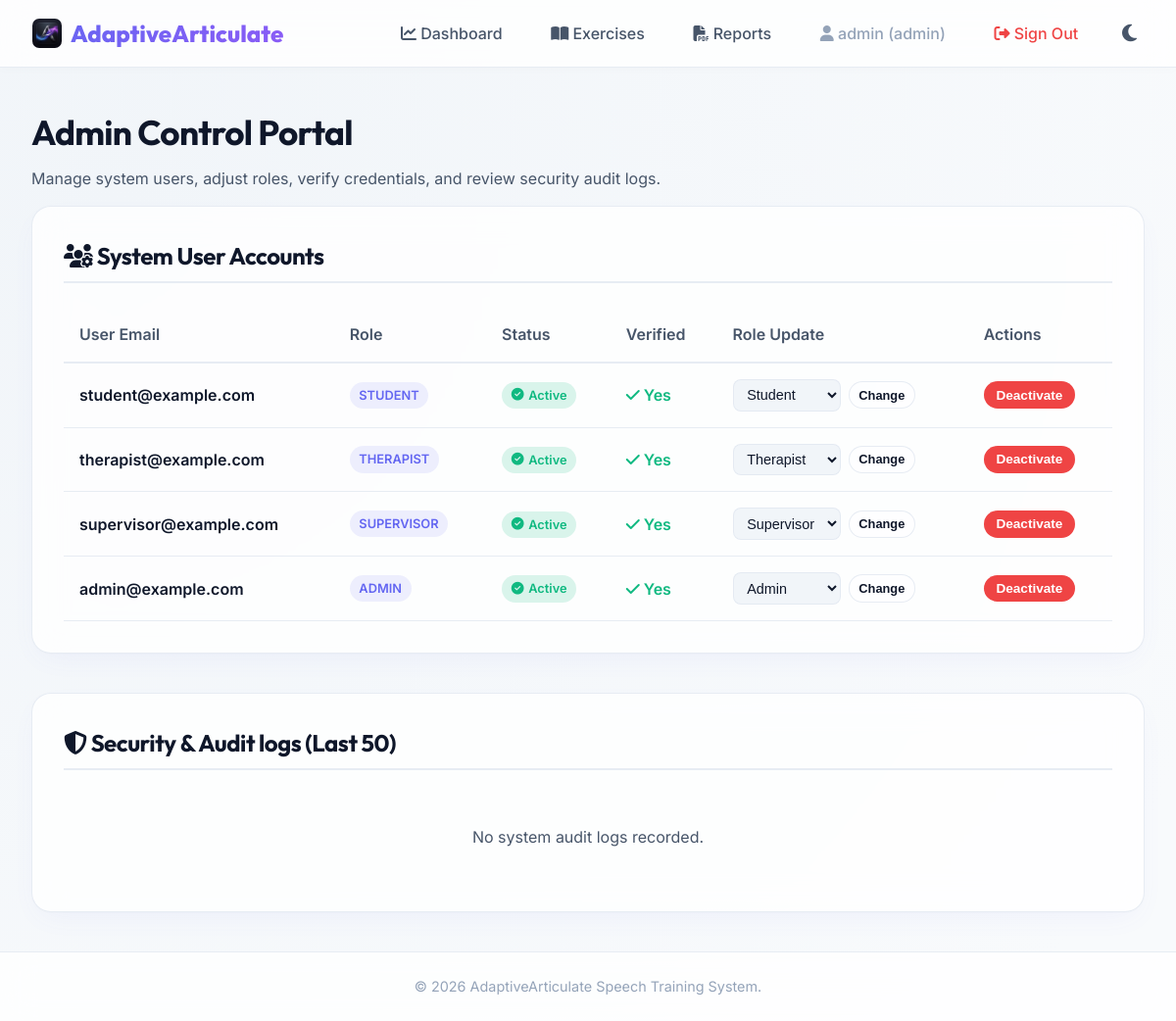
The app's page /users/dashboard (signed in) with its own data.
### app/models/user.py (models this page shows, shortened)
class User(UserMixin, db.Model):  # type: ignore[name-defined]
    __tablename__ = "users"
    id = db.Column(db.Integer, primary_key=True)
    email = db.Column(db.String(120), unique=True, nullable=False, index=True)
    password_hash = db.Column(db.String(255), nullable=False)
    role = db.Column(
        db.String(20), nullable=False, default="student"
    )  # student, therapist, supervisor, admin
    is_verified = db.Column(db.Boolean, default=False, nullable=False)
    is_active = db.Column(db.Boolean, default=True, nullable=False)
    created_at = db.Column(db.DateTime, default=datetime.utcnow, nullable=False)
    last_login = db.Column(db.DateTime, nullable=True)
    api_token = db.Column(db.String(64), unique=True, nullable=True, index=True)

### app/users/routes.py (the view)
@users_bp.route("/dashboard")
@login_required
def dashboard_gate() -> Any:
    if not current_user.is_verified:
        return redirect(url_for("auth.unverified"))
    role = current_user.role
    if role == "student":
        return _student_dashboard()
    elif role == "therapist":
        return _therapist_dashboard()
    elif role == "supervisor":
        return _supervisor_dashboard()
    elif role == "admin":
        return _admin_dashboard()
    return "Unknown Role Dashboard"

### app/services/user_service.py (called while the page is built)
    def get_user_by_id(self, user_id: int) -> Optional[User]:
        return db.session.get(User, user_id)

### app/users/routes.py (called while the page is built)
def _admin_dashboard() -> Any:
    all_users = User.query.order_by(User.created_at.desc()).all()
    audit_logs = AuditLog.query.order_by(AuditLog.created_at.desc()).limit(50).all()
    return render_template("dashboards/admin.html", users=all_users, audit_logs=audit_logs)

### app/templates/dashboards/admin.html (shortened to what this page needs)
{% extends "base.html" %}
{% block content %}
<div class="mb-4">
    <h1 style="font-size: 2.2rem; margin-bottom: 0.5rem;">Admin Control Portal</h1>
    <p style="color: var(--text-secondary);">Manage system users, adjust roles, verify credentials, and review security audit logs.</p>
</div>
<div class="admin-layout">
    <div class="card">
        <h3 class="card-title"><i class="fa-solid fa-users-gear"></i> System User Accounts</h3>
        {% if users %}
            <div class="table-container">
                <table class="premium-table">
                    <thead>
                        <tr>
                            <th>User Email</th>
                            <th>Role</th>
                            <th>Status</th>
                            <th>Verified</th>
                            <th>Role Update</th>
                            <th>Actions</th>
                        </tr>
                    </thead>
                    <tbody>
                        {% for u in users %}
                            <tr>
                                <td style="font-weight: 600;">{{ u.email }}</td>
                                <td>
                                    <span class="status-badge" style="background: rgba(99, 102, 241, 0.1); color: var(--primary);">{{ u.role | upper }}</span>
                                </td>
                                <td>
                                    {% if u.is_active %}
                                        <span class="status-badge status-active"><i class="fa-solid fa-circle-check"></i> Active</span>
                                    {% else %}
                                        <span class="status-badge status-inactive"><i class="fa-solid fa-circle-xmark"></i> Inactive</span>
                                    {% endif %}
                                </td>
                                <td>
                                    {% if u.is_verified %}
                                        <span style="color: var(--success); font-weight: 600;"><i class="fa-solid fa-check"></i> Yes</span>
                                    {% else %}
                                        <span style="color: var(--danger); font-weight: 600;"><i class="fa-solid fa-xmark"></i> No</span>
                                    {% endif %}
                                </td>
                                <td>
                                    <form action="{{ url_for('admin.change_role', user_id=u.id) }}" method="POST" class="role-form">
                                        <select name="role" class="inline-select">
                                            <option value="student" {% if u.role == 'student' %}selected{% endif %}>Student</option>
                                            <option value="therapist" {% if u.role == 'therapist' %}selected{% endif %}>Therapist</option>
                                            <option value="supervisor" {% if u.role == 'supervisor' %}selected{% endif %}>Supervisor</option>
                                            <option value="admin" {% if u.role == 'admin' %}selected{% endif %}>Admin</option>
                                        </select>
                                        <button type="submit" class="btn btn-secondary" style="padding: 0.35rem 0.6rem; font-size: 0.8rem;">
                                            Change
                                        </button>
                                    </form>
                                </td>
                                <td>
                                    <div class="action-btn-group">
                                        <form action="{{ url_for('admin.toggle_status', user_id=u.id) }}" method="POST" style="display:inline;">
                                            {% if u.is_active %}
                                                <button type="submit" class="btn btn-danger" style="padding: 0.4rem 0.8rem; font-size: 0.85rem;">
                                                    Deactivate
                                                </button>
                                            {% else %}
                                                <button type="submit" class="btn btn-secondary" style="padding: 0.4rem 0.8rem; font-size: 0.85rem; border-color: var(--success); color: var(--success);">
                                                    Activate
                                                </button>
                                            {% endif %}
                                        </form>
                                    </div>
                                </td>
                            </tr>
                        {% endfor %}
                    </tbody>
                </table>
            </div>
        {% else %}
            <p style="color: var(--text-secondary); text-align: center; padding: 2rem 0;">No system user accounts found.</p>
        {% endif %}
    </div>
    <div class="card">
        <h3 class="card-title"><i class="fa-solid fa-shield-halved"></i> Security & Audit logs (Last 50)</h3>
        {% if audit_logs %}
            <div class="table-container">
                <table class="premium-table" style="font-size: 0.9rem;">
                    <thead>
                        <tr>
                            <th>Timestamp</th>
                            <th>User ID</th>
                            <th>Action Performed</th>
                            <th>IP Address</th>
                        </tr>
                    </thead>
                    <tbody>
                        {% for log in audit_logs %}
                            <tr>
                                <td>{{ log.created_at.strftime('%Y-%m-%d %H:%M:%S') }}</td>
                                <td>{{ log.user_id or 'System' }}</td>
                                <td style="font-family: monospace;">{{ log.action }}</td>
                                <td>{{ log.ip_address or 'N/A' }}</td>
                            </tr>
                        {% endfor %}
                    </tbody>
                </table>
            </div>
        {% else %}
            <p style="color: var(--text-secondary); text-align: center; padding: 2rem 0;">No system audit logs recorded.</p>
        {% endif %}
    </div>
</div>
{% endblock %}

### app/templates/base.html (shortened to what this page needs)
<!DOCTYPE html>
<html lang="en">
<head>
    <link rel="stylesheet" href="{{ url_for('static', filename='css/style.css') }}">
    <link rel="stylesheet" href="https://cdn.jsdelivr.net/npm/@fortawesome/fontawesome-free@6.5.2/css/all.min.css">
</head>
<body>
    <nav class="navbar" id="navbar">
        <a href="{{ url_for('index') }}" class="nav-brand">
            <img src="{{ url_for('static', filename='img/logo_icon.png') }}" alt="Logo" class="brand-logo-icon"> AdaptiveArticulate
        </a>
        <ul class="nav-links">
            {% if current_user.is_authenticated %}
                <li>
                    <a href="{{ url_for('users.dashboard_gate') }}" class="nav-link">
                        <i class="fa-solid fa-chart-line"></i> Dashboard
                    </a>
                </li>
                {% if current_user.role == 'student' %}
                    <li>
                        <a href="{{ url_for('exercises.index') }}" class="nav-link">
                            <i class="fa-solid fa-microphone"></i> Practise
                        </a>
                    </li>
                {% elif current_user.role in ['therapist', 'admin'] %}
                    <li>
                        <a href="{{ url_for('exercises.index') }}" class="nav-link">
                            <i class="fa-solid fa-book-open"></i> Exercises
                        </a>
                    </li>
                {% endif %}
                <li>
                    <a href="{{ url_for('reports.download') }}" class="nav-link">
                        <i class="fa-solid fa-file-pdf"></i> Reports
                    </a>
                </li>
                <li>
                    <span class="nav-link" style="color: var(--text-muted);">
                        <i class="fa-solid fa-user"></i> {{ current_user.email.split('@')[0] }} ({{ current_user.role }})
                    </span>
                </li>
                <li>
                    <a href="{{ url_for('auth.logout') }}" class="nav-link" style="color: var(--danger);">
                        <i class="fa-solid fa-right-from-bracket"></i> Sign Out
                    </a>
                </li>
            {% endif %}
            <li>
                <button class="theme-toggle-btn" id="theme-toggle" aria-label="Toggle dark mode">
                    <i class="fa-solid fa-moon" id="theme-icon"></i>
                </button>
            </li>
        </ul>
    </nav>
    <main class="main-content">
        {% block content %}{% endblock %}
    </main>
    <footer class="footer">
        <p>&copy; 2026 AdaptiveArticulate Speech Training System.</p>
    </footer>
</body>
</html>

### app/static/css/style.css (style rules this page uses)
:root { --bg-primary: #f8fafc; --bg-secondary: #f1f5f9; --bg-card: rgba(255, 255, 255, 0.8); --border-color: rgba(226, 232, 240, 0.8); --text-primary: #0f172a; --text-secondary: #475569; --text-muted: #94a3b8; --primary: #6366f1; --primary-hover: #4f46e5; --secondary: #8b5cf6; --secondary-hover: #7c3aed; --success: #10b981; --warning: #f59e0b; --danger: #ef4444; --info: #06b6d4; --card-shadow: 0 10px 30px -10px rgba(99, 102, 241, 0.08), 0 1px 3px rgba(0, 0, 0, 0.02); --btn-shadow: 0 4px 14px 0 rgba(99, 102, 241, 0.3); --radius-sm: 8px; --radius-md: 14px; --radius-lg: 20px; --backdrop-blur: 16px; --transition-speed: 0.3s; }
* { box-sizing: border-box; margin: 0; padding: 0; }
body { font-family: 'Inter', -apple-system, BlinkMacSystemFont, "Segoe UI", Roboto, sans-serif; background: radial-gradient(circle at 10% 20%, var(--bg-secondary) 0%, var(--bg-primary) 90%); color: var(--text-primary); min-height: 100vh; display: flex; flex-direction: column; overflow-x: hidden; transition: background var(--transition-speed) ease, color var(--transition-speed) ease; line-height: 1.5; }
h1, h2, h3, h4, h5, h6 { font-family: 'Outfit', sans-serif; font-weight: 700; color: var(--text-primary); letter-spacing: -0.02em; }
a { color: var(--primary); text-decoration: none; transition: color var(--transition-speed) ease; }
.navbar { background: var(--bg-card); backdrop-filter: blur(var(--backdrop-blur)); -webkit-backdrop-filter: blur(var(--backdrop-blur)); border-bottom: 1px solid var(--border-color); padding: 1rem 2rem; position: sticky; top: 0; z-index: 100; display: flex; justify-content: space-between; align-items: center; box-shadow: 0 2px 10px rgba(0, 0, 0, 0.02); }
.nav-brand { font-family: 'Outfit', sans-serif; font-size: 1.5rem; font-weight: 800; background: linear-gradient(135deg, var(--primary) 0%, var(--secondary) 100%); -webkit-background-clip: text; -webkit-text-fill-color: transparent; display: flex; align-items: center; gap: 0.5rem; }
.brand-logo-icon { height: 32px; width: 32px; border-radius: 8px; object-fit: cover; border: 1px solid rgba(255, 255, 255, 0.1); }
.nav-links { display: flex; gap: 1.5rem; align-items: center; list-style: none; }
.nav-link { font-weight: 500; color: var(--text-secondary); padding: 0.5rem 0.8rem; border-radius: var(--radius-sm); transition: all var(--transition-speed) ease; }
.main-content { flex: 1; width: 100%; max-width: 1280px; margin: 0 auto; padding: 2.5rem 2rem; }
.footer { background: var(--bg-card); backdrop-filter: blur(var(--backdrop-blur)); -webkit-backdrop-filter: blur(var(--backdrop-blur)); border-top: 1px solid var(--border-color); padding: 1.5rem 2rem; text-align: center; color: var(--text-muted); font-size: 0.9rem; margin-top: auto; }
.card { background: var(--bg-card); backdrop-filter: blur(var(--backdrop-blur)); -webkit-backdrop-filter: blur(var(--backdrop-blur)); border: 1px solid var(--border-color); border-radius: var(--radius-lg); padding: 2rem; box-shadow: var(--card-shadow); transition: transform var(--transition-speed) cubic-bezier(0.16, 1, 0.3, 1), box-shadow var(--transition-speed) ease; animation: fadeInUp 0.6s cubic-bezier(0.16, 1, 0.3, 1) forwards; }
.card-title { margin-bottom: 1.5rem; font-size: 1.5rem; border-bottom: 2px solid var(--border-color); padding-bottom: 0.5rem; }
.btn { display: inline-flex; align-items: center; justify-content: center; gap: 0.5rem; padding: 0.75rem 1.5rem; border-radius: var(--radius-md); font-weight: 600; font-size: 1rem; cursor: pointer; transition: all var(--transition-speed) cubic-bezier(0.16, 1, 0.3, 1); border: none; text-align: center; }
.btn-secondary { background: rgba(255, 255, 255, 0.08); color: var(--text-primary); border: 1px solid var(--border-color); }
.btn-danger { background: var(--danger); color: white; }
.theme-toggle-btn { background: transparent; border: none; color: var(--text-secondary); font-size: 1.25rem; cursor: pointer; padding: 0.5rem; border-radius: 50%; display: flex; align-items: center; justify-content: center; transition: background var(--transition-speed) ease, color var(--transition-speed) ease; }
.mb-4 { margin-bottom: 1rem; }

### records on screen
User: email "admin", role "admin", email "admin@example.com", role "ADMIN", is_active True (drawn), is_verified True (drawn), role "Admin"
User: email "student@example.com", role "STUDENT", is_active True (drawn), is_verified True (drawn), role "Student"
User: email "therapist@example.com", role "THERAPIST", is_active True (drawn), is_verified True (drawn), role "Therapist"
User: email "supervisor@example.com", role "SUPERVISOR", is_active True (drawn), is_verified True (drawn), role "Supervisor"
